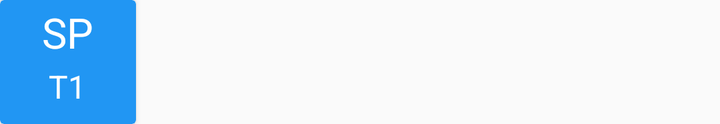
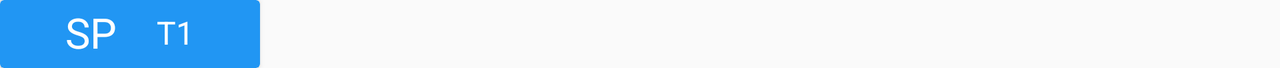

Compare how this app lays out the same screen by default and in its alternative resource folder. The renders come first, then the two layout files and the values they reference.
<!-- AndroidManifest.xml: application theme AppTheme -->
<!-- res/layout/timetable_entry_1.xml -->
<android.support.v7.widget.CardView xmlns:android="http://schemas.android.com/apk/res/android"
    xmlns:card_view="http://schemas.android.com/apk/res-auto"
    android:id="@+id/card_view_timetable"
    android:layout_width="68dp"
    android:layout_height="62dp"
    android:clickable="true"
    android:elevation="2dp"
    android:foreground="?attr/selectableItemBackground"
    card_view:cardBackgroundColor="@color/MaterialBlue"
    card_view:cardCornerRadius="2dp"
    card_view:cardPreventCornerOverlap="true">

    <LinearLayout
        android:layout_width="wrap_content"
        android:layout_height="wrap_content"
        android:layout_gravity="center_horizontal"
        android:orientation="vertical">

        <TextView
            android:id="@+id/lesson_name"
            android:layout_width="match_parent"
            android:layout_height="wrap_content"
            android:layout_marginTop="2dp"
            android:layout_marginBottom="2dp"
            android:gravity="center"
            android:text="SP"
            android:textColor="@android:color/background_light"
            android:textSize="21sp" />

        <TextView
            android:id="@+id/room_name"
            android:layout_width="match_parent"
            android:layout_height="wrap_content"
            android:gravity="center"
            android:text="T1"
            android:textColor="@android:color/background_light"
            android:textSize="16sp" />

    </LinearLayout>

</android.support.v7.widget.CardView>
<!-- resources referenced by this layout -->
<resources>
  <color name="MaterialBlue">#2196F3</color>
  <style name="AppTheme" parent="Theme.AppCompat.Light.DarkActionBar">
          
          <item name="colorPrimary">@color/colorPrimary</item>
          <item name="colorPrimaryDark">@color/colorPrimaryDark</item>
          <item name="colorAccent">@color/colorAccent</item>
          <item name="autoCompleteTextViewStyle">@style/cursorColor</item>
      </style>
  <color name="colorPrimary">#303f9f</color>
  <color name="colorPrimaryDark">#1a237e</color>
  <color name="colorAccent">#303f9f</color>
  <style name="cursorColor" parent="Widget.AppCompat.AutoCompleteTextView">
          <item name="android:textCursorDrawable">@drawable/cursor</item>
      </style>
  <!-- drawable cursor (drawable) -->
  <?xml version="1.0" encoding="utf-8"?>
  <shape xmlns:android="http://schemas.android.com/apk/res/android"
      android:shape="rectangle" >
  
      
      <solid android:color="#FFFFFF" />
  
      
      <size android:width="1dp" />
  </shape>
</resources>
<!-- res/layout-land/timetable_entry_1.xml (the repository's variant of the layout above) -->
<!-- drawn on the phone turned sideways -->
<android.support.v7.widget.CardView xmlns:android="http://schemas.android.com/apk/res/android"
    xmlns:card_view="http://schemas.android.com/apk/res-auto"
    android:id="@+id/card_view_timetable"
    android:layout_width="130dp"
    android:layout_height="34dp"
    android:clickable="true"
    android:elevation="2dp"
    android:foreground="?attr/selectableItemBackground"
    card_view:cardBackgroundColor="@color/MaterialBlue"
    card_view:cardCornerRadius="2dp"
    card_view:cardPreventCornerOverlap="true">

    <LinearLayout
        android:layout_width="wrap_content"
        android:layout_height="wrap_content"
        android:layout_gravity="center_horizontal"
        android:orientation="horizontal">

        <TextView
            android:id="@+id/lesson_name"
            android:layout_width="wrap_content"
            android:layout_height="wrap_content"
            android:layout_marginBottom="2dp"
            android:layout_marginRight="10dp"
            android:layout_marginTop="2dp"
            android:text="SP"
            android:textColor="@android:color/background_light"
            android:textSize="21sp" />

        <TextView
            android:id="@+id/room_name"
            android:layout_width="wrap_content"
            android:layout_height="wrap_content"
            android:layout_marginLeft="10dp"
            android:text="T1"
            android:textColor="@android:color/background_light"
            android:textSize="16sp" />

    </LinearLayout>

</android.support.v7.widget.CardView>
